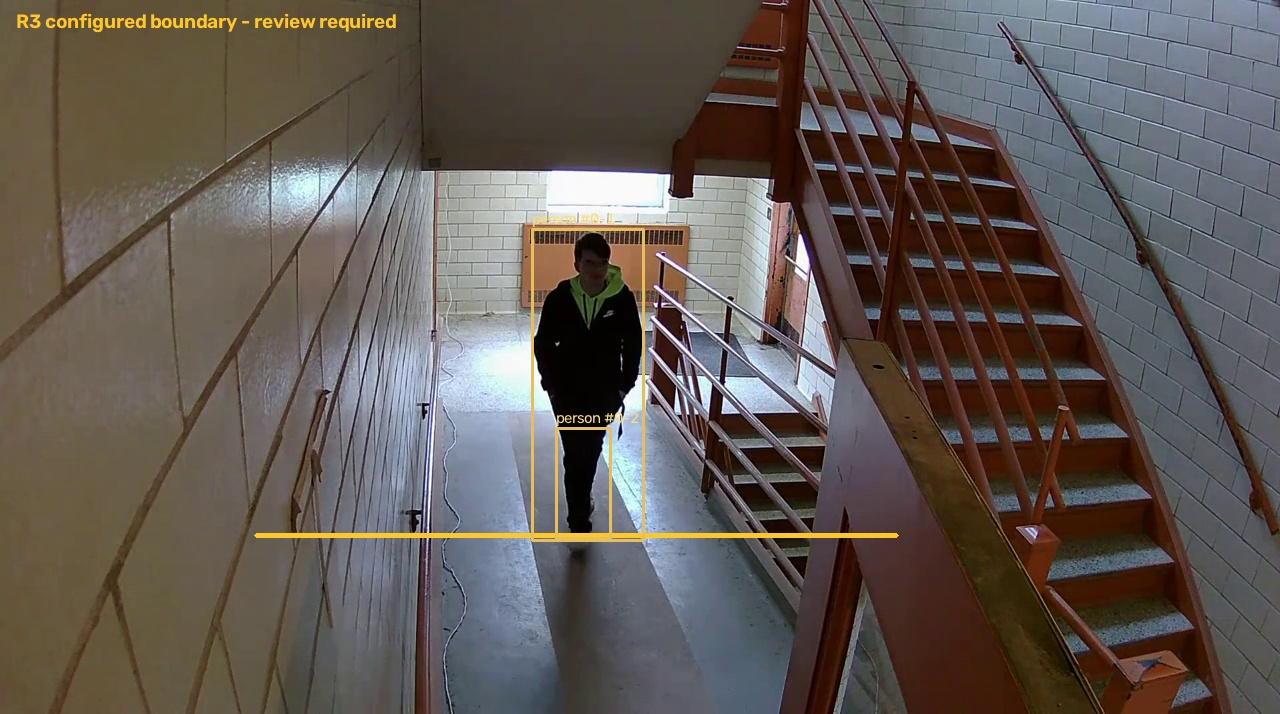
#> input picture v3/data/ai-demo/frames/demo-landing-entry/event-R3-0-1.jpg, 1280 x 714 px
$ python build-login-reel.py
#> lines starting #> are read from the running program, lines starting #| are printed output that depends on the picture
#> in main, source is the input picture: PIL image 1280x714 RGB; mean R, G, B 96.5, 88.6, 83.1
"""Build the static, privacy-checked CCTV reel used behind the staff login.

Reads demo frames from v3/data/ai-demo/frames and writes treated 640x360
JPEGs to v3/frontend/public/login-reel/. Run with the v3 virtualenv:

    v3/.venv/Scripts/python.exe v3/frontend/scripts/build-login-reel.py
"""

from __future__ import annotations

import os
from pathlib import Path

from PIL import Image, ImageDraw, ImageEnhance, ImageFilter, ImageFont

FRONTEND = Path(__file__).resolve().parent.parent
SOURCE = FRONTEND.parent / "data" / "ai-demo" / "frames"
OUTPUT = FRONTEND / "public" / "login-reel"
SIZE = (640, 360)

CAMERAS = {
    "demo-stairs-entry": "CAM 01 · STAIR ACCESS",
    "demo-stairs-empty": "CAM 02 · STAIRWELL",
    "demo-landing-entry": "CAM 03 · LANDING",
    "demo-courtyard-entry": "CAM 04 · COURTYARD",
    "demo-parking-people": "CAM 05 · PARKING",
    "demo-parking-machine": "CAM 06 · PARKING",
    "demo-parking-holdout": "CAM 07 · PARKING",
    "demo-kerb-waiting": "CAM 08 · KERBSIDE",
}

# Privacy review (every output was opened and checked by eye):
# - demo-stairs-entry/event-R3-0-1.jpg dropped: close-range, recognisable face.
# - demo-stairs-entry/sample-000007400.jpg and sample-000006000.jpg not used
#   for the same reason; sample-000005600.jpg (face hidden by the door) covers
#   the scene instead.
FRAMES = [
    "demo-landing-entry/event-R3-0-1.jpg",
    "demo-landing-entry/event-R3-0-3.jpg",
    "demo-courtyard-entry/event-R3-0-3.jpg",
    "demo-kerb-waiting/event-R1-0-15.jpg",
    "demo-stairs-entry/sample-000005600.jpg",
    "demo-stairs-empty/sample-000000000.jpg",
    "demo-landing-entry/sample-000006400.jpg",
    "demo-landing-entry/sample-000008200.jpg",
    "demo-courtyard-entry/sample-000010400.jpg",
    "demo-parking-people/sample-000013600.jpg",
    "demo-parking-people/sample-000020000.jpg",
    "demo-parking-people/sample-000033400.jpg",
    "demo-parking-machine/sample-000060000.jpg",
    "demo-parking-holdout/sample-000036000.jpg",
    "demo-parking-holdout/sample-000058400.jpg",
    "demo-kerb-waiting/sample-000020000.jpg",
    "demo-kerb-waiting/sample-000085000.jpg",
    "demo-kerb-waiting/sample-000109400.jpg",
]


def mono_font(size: int) -> ImageFont.FreeTypeFont | ImageFont.ImageFont:
    for candidate in (r"C:\Windows\Fonts\consola.ttf", "DejaVuSansMono.ttf"):
        try:
            return ImageFont.truetype(candidate, size)
        except OSError:
            continue
    return ImageFont.load_default()


def cover_crop(image: Image.Image) -> Image.Image:
    w, h = image.size
#> w = 1280; h = 714
    target = SIZE[0] / SIZE[1]
    if w / h > target:
        cw, ch = round(h * target), h
#> cw = 1269; ch = 714
    else:
        cw, ch = w, round(w / target)
    left, top = (w - cw) // 2, (h - ch) // 2
#> left = 5; top = 0
    image = image.crop((left, top, left + cw, top + ch))
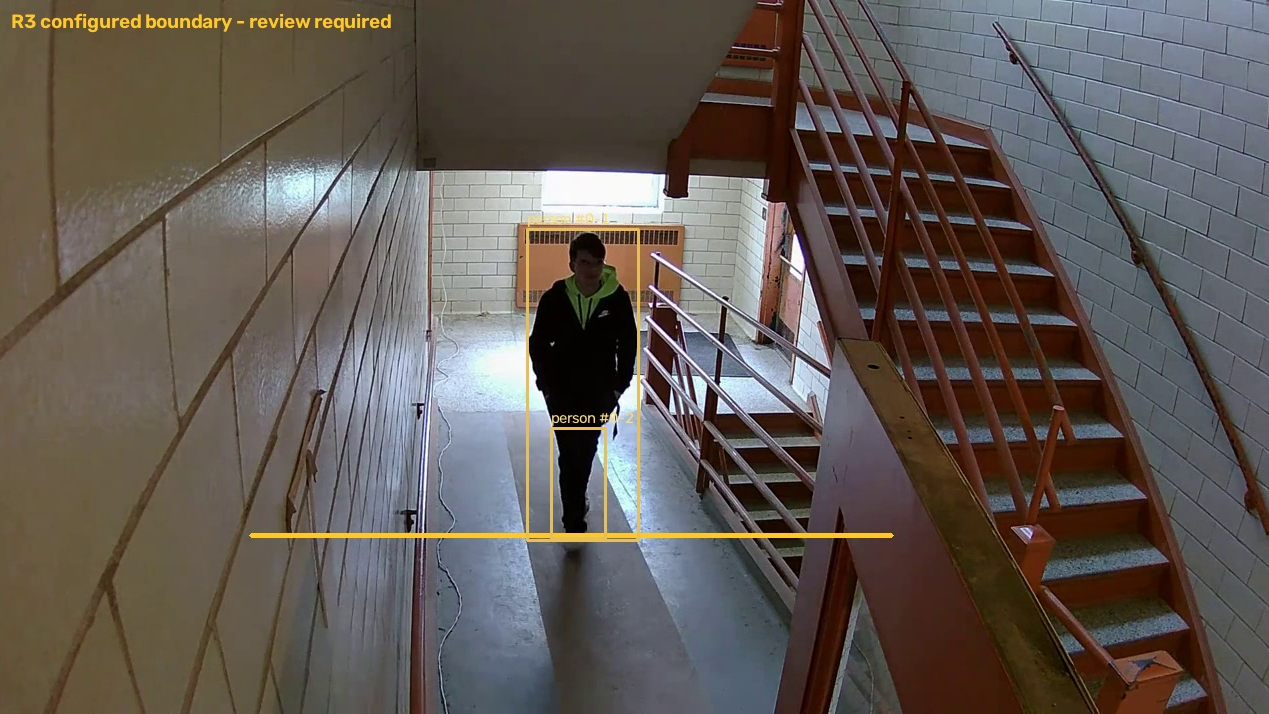
#> image: PIL image 1269x714 RGB; mean R, G, B 96.5, 88.6, 83
    if cw > SIZE[0]:  # never upscale
        image = image.resize(SIZE, Image.Resampling.LANCZOS)
#> image: PIL image 640x360 RGB
    return image


def grade(image: Image.Image) -> Image.Image:
    image = ImageEnhance.Color(image).enhance(0.85)
    tint = Image.new("RGB", image.size, (96, 128, 186))
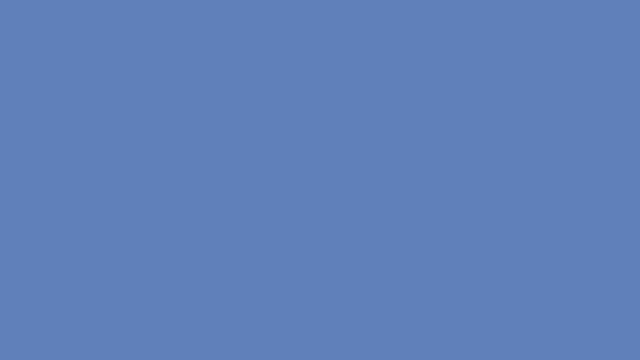
#> tint: PIL image 640x360 RGB; mean R, G, B 96, 128, 186
    image = Image.blend(image, tint, 0.07)
    w, h = image.size
#> w = 640; h = 360
    mask = Image.new("L", (w, h), 0)
#> mask: PIL image 640x360 L; every value is 0
    ImageDraw.Draw(mask).ellipse(
        (-w * 0.18, -h * 0.22, w * 1.18, h * 1.22), fill=255
    )
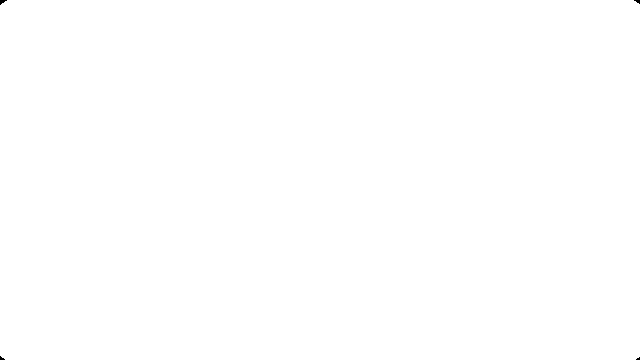
#> mask: PIL image 640x360 L; 100% white; 4 black regions (4 under 20 px)
    mask = mask.filter(ImageFilter.GaussianBlur(min(w, h) * 0.16))
    dark = ImageEnhance.Brightness(image).enhance(0.62)
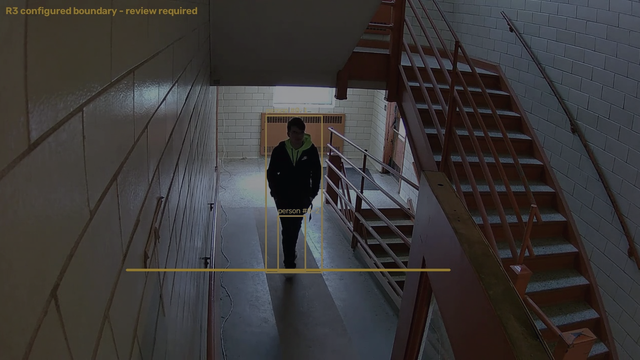
#> dark: PIL image 640x360 RGB; mean R, G, B 58.2, 55.8, 55.5
    return Image.composite(image, dark, mask)


def overlay(image: Image.Image, label: str, event: bool) -> Image.Image:
#> called with label = 'CAM 03 · LANDING', event = True
    w, _ = image.size
#> w = 640
    layer = Image.new("RGBA", image.size, (0, 0, 0, 0))
#> layer: PIL image 640x360 RGBA; every value is 0
    draw = ImageDraw.Draw(layer)
    band = 44
    for y in range(band):
        alpha = 0.78 * (1 - y / band)
        if event and y < 22:
            alpha = 1.0  # fully hide the burned-in OpenCV caption
        elif event:
            alpha = max(alpha, 1.0 - (y - 22) / (band - 22))
        draw.line([(0, y), (w, y)], fill=(5, 8, 14, round(alpha * 255)))

    inset, arm, stroke = 12, 14, 2
    white = (255, 255, 255, round(0.7 * 255))
    x0, y0, x1, y1 = inset, inset, w - inset - 1, image.size[1] - inset - 1
#> x0 = 12; y0 = 12; x1 = 627; y1 = 347
    for (cx, cy, dx, dy) in ((x0, y0, 1, 1), (x1, y0, -1, 1), (x0, y1, 1, -1), (x1, y1, -1, -1)):
        draw.line([(cx, cy), (cx + dx * arm, cy)], fill=white, width=stroke)
        draw.line([(cx, cy), (cx, cy + dy * arm)], fill=white, width=stroke)
#> this loop made 4 passes
#> (cx, cy, dx, dy) on passes 1 to 4: (12, 12, 1, 1), (627, 12, -1, 1), (12, 347, 1, -1), (627, 347, -1, -1)

    label_font, chip_font = mono_font(11), mono_font(10)
    draw.text((inset + 10, inset + 3), label.upper(), font=label_font,
              fill=(255, 255, 255, round(0.9 * 255)))

    chip = "AI FLAG" if event else "ANALYSED"
    colour = (0xF5, 0xB5, 0x44, 255) if event else (0x8F, 0xB0, 0xFF, 255)
    text_w = draw.textlength(chip, font=chip_font)
#> text_w = 38.95
    right = w - inset - 10
#> right = 618
    tx = right - text_w
#> tx = 579
    draw.text((tx, inset + 4), chip, font=chip_font, fill=colour)
    dot = 6
    dx = tx - dot - 5
#> dx = 568
    draw.ellipse((dx, inset + 6, dx + dot, inset + 6 + dot), fill=colour)

    return Image.alpha_composite(image.convert("RGBA"), layer).convert("RGB")
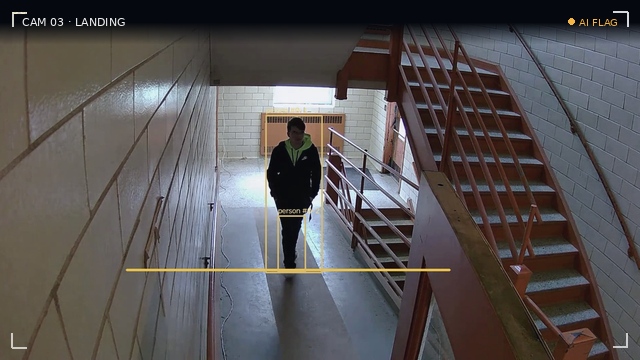
#> returned value: PIL image 640x360 RGB; mean R, G, B 86.4, 83, 83.5


def main() -> None:
    OUTPUT.mkdir(parents=True, exist_ok=True)
    for old in OUTPUT.glob("*.jpg"):
        old.unlink()
    counters: dict[str, int] = {}
    total = 0
    for rel in FRAMES:
        scene, name = rel.split("/")
        event = name.startswith("event-")
        with Image.open(SOURCE / rel) as source:
            image = cover_crop(source.convert("RGB"))
        image = overlay(grade(image), CAMERAS[scene], event)
        counters[scene] = counters.get(scene, 0) + 1
        target = OUTPUT / f"{scene}-{counters[scene]}.jpg"
        image.save(target, "JPEG", quality=76, progressive=True, optimize=True)
        size = os.path.getsize(target)
        total += size
        print(f"{target.name:32} {'event ' if event else 'sample'} {size / 1024:6.1f} KB  <- {rel}")
#> pass 2 of the loop in main, `for rel in FRAMES:`:
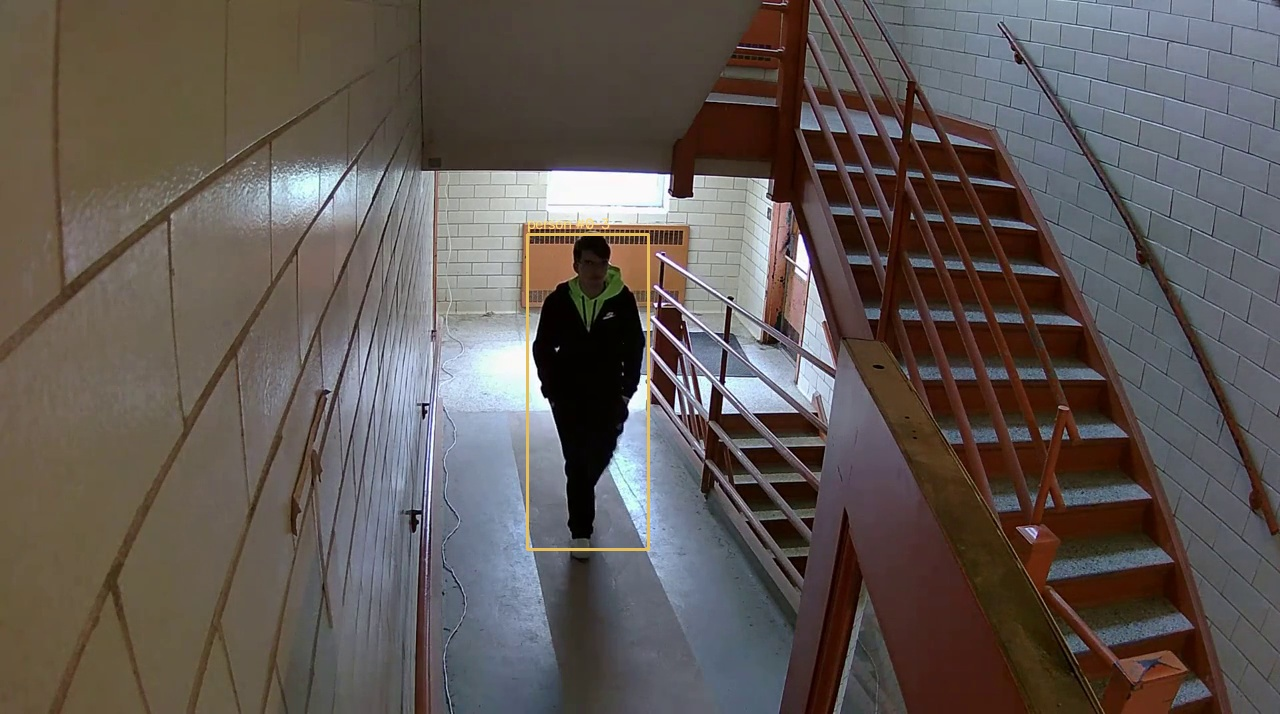
#> input picture v3/data/ai-demo/frames/demo-landing-entry/event-R3-0-3.jpg, 1280 x 714 px
#> in main, source is the input picture: PIL image 1280x714 RGB; mean R, G, B 96.1, 88.2, 84.4
#> in grade (call 2), `dark = ImageEnhance.Brightness(image).enhance(0.62)`:
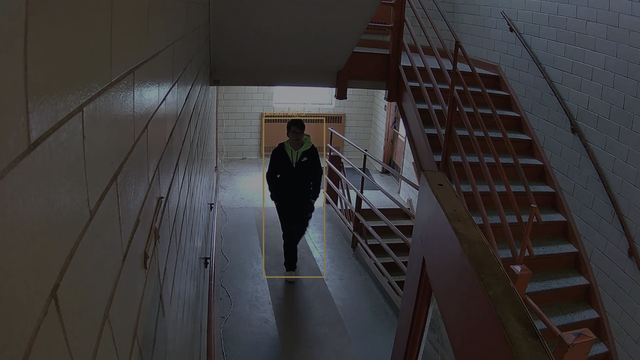
#> dark: PIL image 640x360 RGB; mean R, G, B 57.9, 55.5, 56.1
#> the loop in overlay (call 2), `for (cx, cy, dx, dy) in ((x0, y0, 1, 1), (x1, y0, -1, 1), (x0, y1, 1, ..` made 4 passes
#> in overlay (call 2), `return Image.alpha_composite(image.convert("RGBA"), layer).convert("RG..`:
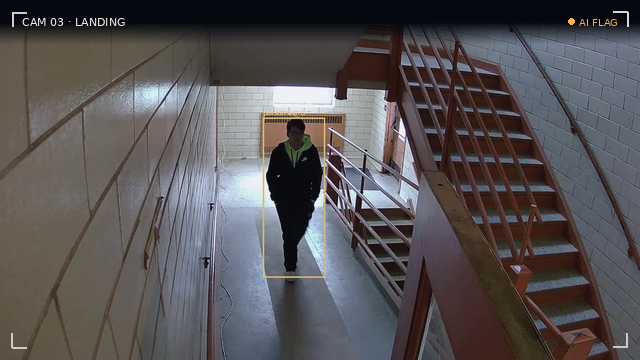
#> returned value: PIL image 640x360 RGB; mean R, G, B 86.3, 82.8, 84.3
#> pass 3 of the loop in main, `for rel in FRAMES:`:
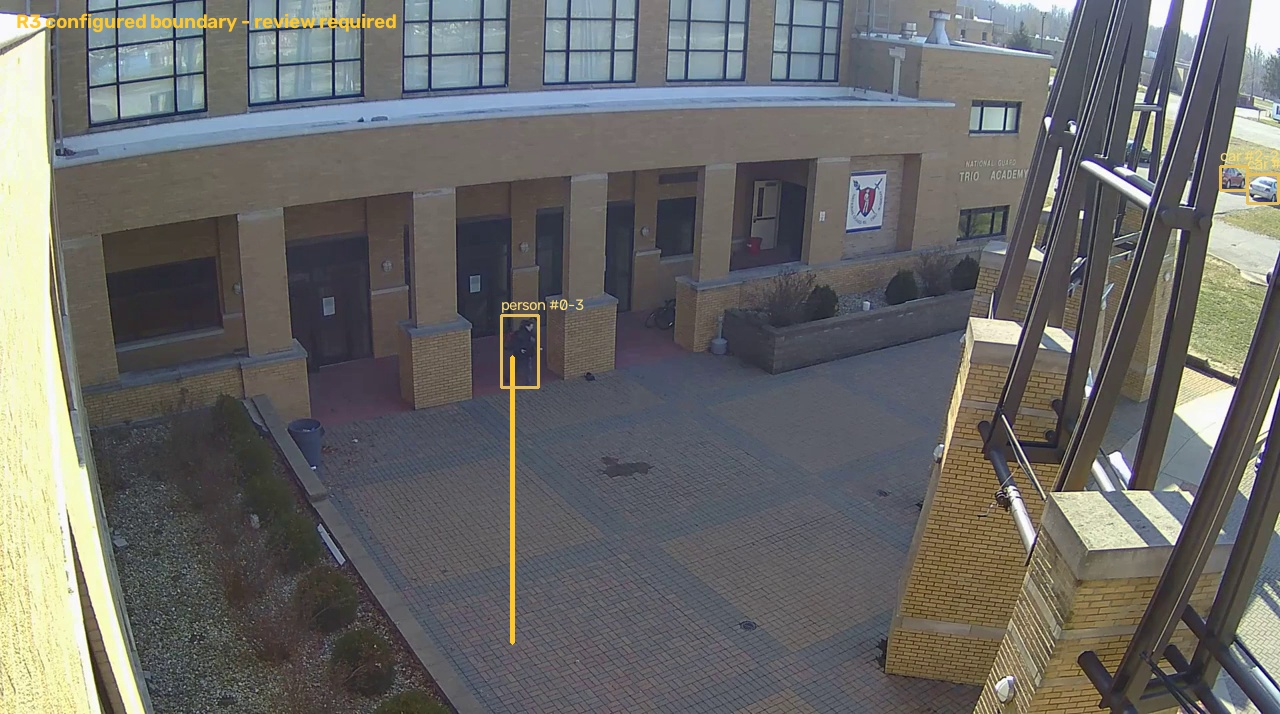
#> input picture v3/data/ai-demo/frames/demo-courtyard-entry/event-R3-0-3.jpg, 1280 x 714 px
#> in main, source is the input picture: PIL image 1280x714 RGB; mean R, G, B 106.5, 106.2, 104.4
#> in grade (call 3), `dark = ImageEnhance.Brightness(image).enhance(0.62)`:
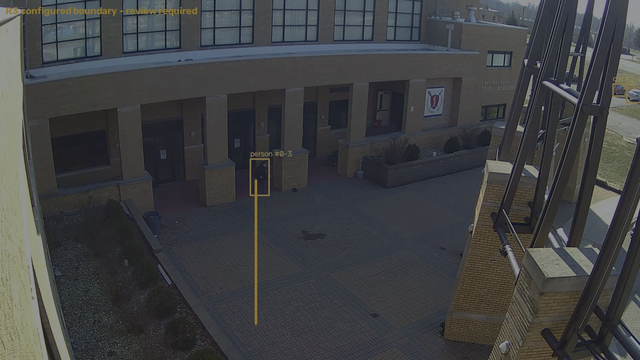
#> dark: PIL image 640x360 RGB; mean R, G, B 64.1, 65.4, 67
#> the loop in overlay (call 3), `for (cx, cy, dx, dy) in ((x0, y0, 1, 1), (x1, y0, -1, 1), (x0, y1, 1, ..` made 4 passes
#> in overlay (call 3), `return Image.alpha_composite(image.convert("RGBA"), layer).convert("RG..`:
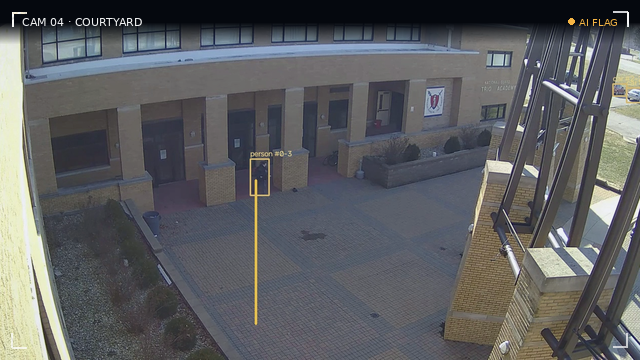
#> returned value: PIL image 640x360 RGB; mean R, G, B 93, 94.5, 96.9
#> the loop made 7 passes; the first 3 are shown
    print(f"{len(FRAMES)} frames, {total / 1024:.0f} KB total")


if __name__ == "__main__":
#> (the run stopped early here; a loop or call above may not have finished)
